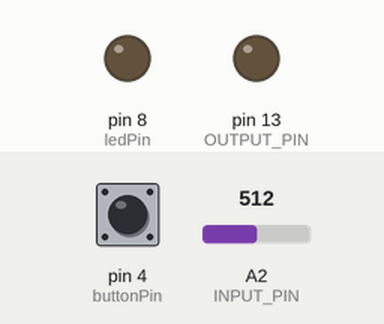
Recording of a sketch running on a simulated Arduino Uno, built with avr-gcc and run on an emulated ATmega328P. Shown: output pins drawn as LEDs (lit = HIGH). Dashed ring = blinking. The test bench sets the inputs (shaded band); at power-on: pin 4 (buttonPin) LOW, A2 (INPUT_PIN) = 512. What the sketch prints to the serial monitor is not drawn.

Above: at 1.2 s.
1.3 s: pin 4 (buttonPin) pulled HIGH for 0.15 s
At 3.2 s:
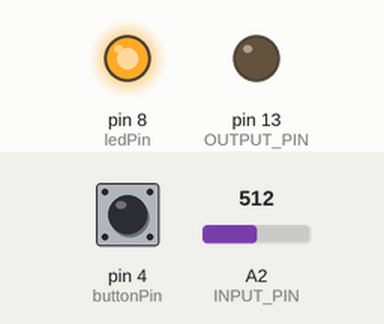
4.4 s: pin 4 (buttonPin) pulled HIGH for 1 s
At 5.8 s:
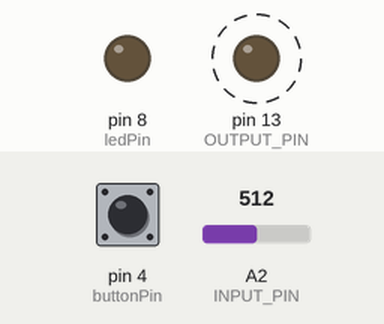
8.4 s: pin 4 (buttonPin) pulled HIGH for 3.2 s
At 9.5 s:
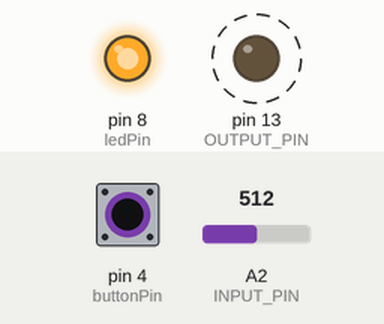
Timing chart, 0 to 20.6 s (numbered marks = the images above; inputs shaded):
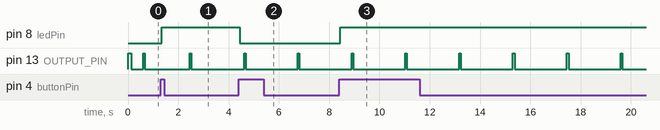

The sketch:

EOGDinoGame.ino
```cpp
#include <math.h>

#define SAMPLE_RATE 75
#define BAUD_RATE 115200
#define INPUT_PIN A2
#define OUTPUT_PIN 13
#define DATA_LENGTH 10

int data_index = 0;
bool peak = false;

const int buttonPin = 4;
const int ledPin = 8;
int ledState = LOW;
int buttonState;
int lastButtonState = LOW;
unsigned long lastDebounceTime = 0;
unsigned long debounceDelay = 50;

void setup() {
	// Serial connection begin
	Serial.begin(BAUD_RATE);
	// Setup Input & Output pin
	pinMode(INPUT_PIN, INPUT);
	pinMode(OUTPUT_PIN, OUTPUT);

  pinMode(buttonPin, INPUT);
  pinMode(ledPin, OUTPUT);

  digitalWrite(ledPin, ledState);
}

void loop() {
  int reading = digitalRead(buttonPin);
  if (reading != lastButtonState) {
    // reset the debouncing timer
    lastDebounceTime = millis();
  }

  if ((millis() - lastDebounceTime) > debounceDelay) {
    // whatever the reading is at, it's been there for longer than the debounce
    // delay, so take it as the actual current state:

    // if the button state has changed:
    if (reading != buttonState) {
      buttonState = reading;

      // only toggle the LED if the new button state is HIGH
      if (buttonState == HIGH) {
        ledState = !ledState;
      }
    }
  }
	// Calculate elapsed time
	static unsigned long past = 0;
	unsigned long present = micros();
	unsigned long interval = present - past;
	past = present;

	// Run timer
	static long timer = 0;
	timer -= interval;

	// Sample
	if(timer < 0){
		timer += 1000000 / SAMPLE_RATE;
    	// Sample and Nomalize input data (-1 to 1)
		float sensor_value = analogRead(INPUT_PIN);
		float signal = EOGFilter(sensor_value)/512;
    	// Get peak
    	peak = Getpeak(signal);
    	// Print sensor_value and peak
//    	Serial.print(signal);
//    	Serial.print(",");
//    	Serial.println(peak);
    	// Blink LED on peak
    	digitalWrite(OUTPUT_PIN, peak);
      if(peak and ledState) Serial.println(1);
      else Serial.println(0);
	}
 digitalWrite(ledPin, ledState);
 lastButtonState = reading;
}

bool Getpeak(float new_sample) {
	// Buffers for data, mean, and standard deviation
	static float data_buffer[DATA_LENGTH];
	static float mean_buffer[DATA_LENGTH];
	static float standard_deviation_buffer[DATA_LENGTH];

	// Check for peak
	if (new_sample - mean_buffer[data_index] > (DATA_LENGTH*1.2) * standard_deviation_buffer[data_index]) {
		data_buffer[data_index] = new_sample + data_buffer[data_index];
		peak = true;
	} else {
		data_buffer[data_index] = new_sample;
		peak = false;
	}

	// Calculate mean
	float sum = 0.0, mean, standard_deviation = 0.0;
	for (int i = 0; i < DATA_LENGTH; ++i){
		sum += data_buffer[(data_index + i) % DATA_LENGTH];
	}
	mean = sum/DATA_LENGTH;

	// Calculate standard deviation
	for (int i = 0; i < DATA_LENGTH; ++i){
		standard_deviation += pow(data_buffer[(i) % DATA_LENGTH] - mean, 2);
	}

	// Update mean buffer
	mean_buffer[data_index] = mean;

	// Update standard deviation buffer
	standard_deviation_buffer[data_index] =  sqrt(standard_deviation/DATA_LENGTH);

	// Update data_index
	data_index = (data_index+1)%DATA_LENGTH;

	// Return peak
	return peak;
}

// Band-Pass Butterworth IIR digital filter, generated using filter_gen.py.
// Sampling rate: 75.0 Hz, frequency: [0.5, 19.5] Hz.
// Filter is order 4, implemented as second-order sections (biquads).
// Reference:
// https://docs.scipy.org/doc/scipy/reference/generated/scipy.signal.butter.html
// https://courses.ideate.cmu.edu/16-223/f2020/Arduino/FilterDemos/filter_gen.py
float EOGFilter(float input)
{
  float output = input;
  {
    static float z1, z2; // filter section state
    float x = output - 0.02977423*z1 - 0.04296318*z2;
    output = 0.09797471*x + 0.19594942*z1 + 0.09797471*z2;
    z2 = z1;
    z1 = x;
  }
  {
    static float z1, z2; // filter section state
    float x = output - 0.08383952*z1 - 0.46067709*z2;
    output = 1.00000000*x + 2.00000000*z1 + 1.00000000*z2;
    z2 = z1;
    z1 = x;
  }
  {
    static float z1, z2; // filter section state
    float x = output - -1.92167271*z1 - 0.92347975*z2;
    output = 1.00000000*x + -2.00000000*z1 + 1.00000000*z2;
    z2 = z1;
    z1 = x;
  }
  {
    static float z1, z2; // filter section state
    float x = output - -1.96758891*z1 - 0.96933514*z2;
    output = 1.00000000*x + -2.00000000*z1 + 1.00000000*z2;
    z2 = z1;
    z1 = x;
  }
  return output;
}
```

Measured:
- after the input at 1.3 s, pin 8 (ledPin): LOW → HIGH after 0.05 s
- after the input at 4.4 s, pin 8 (ledPin): HIGH → LOW after 0.05 s
- after the input at 8.4 s, pin 8 (ledPin): LOW → HIGH after 0.05 s
- by itself, pin 13 (OUTPUT_PIN): alternates HIGH for 0.07 s and LOW for 2.1 s
